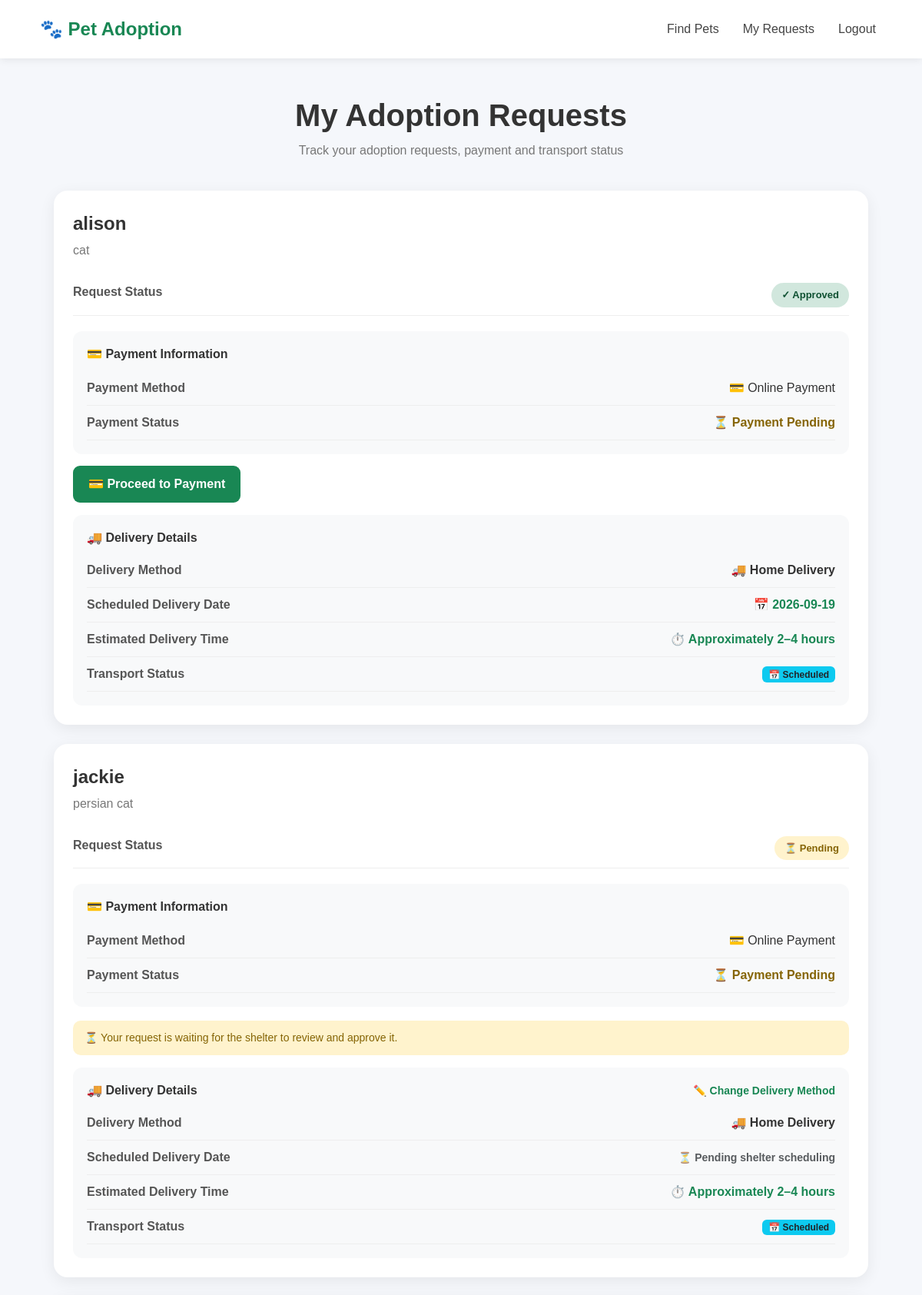
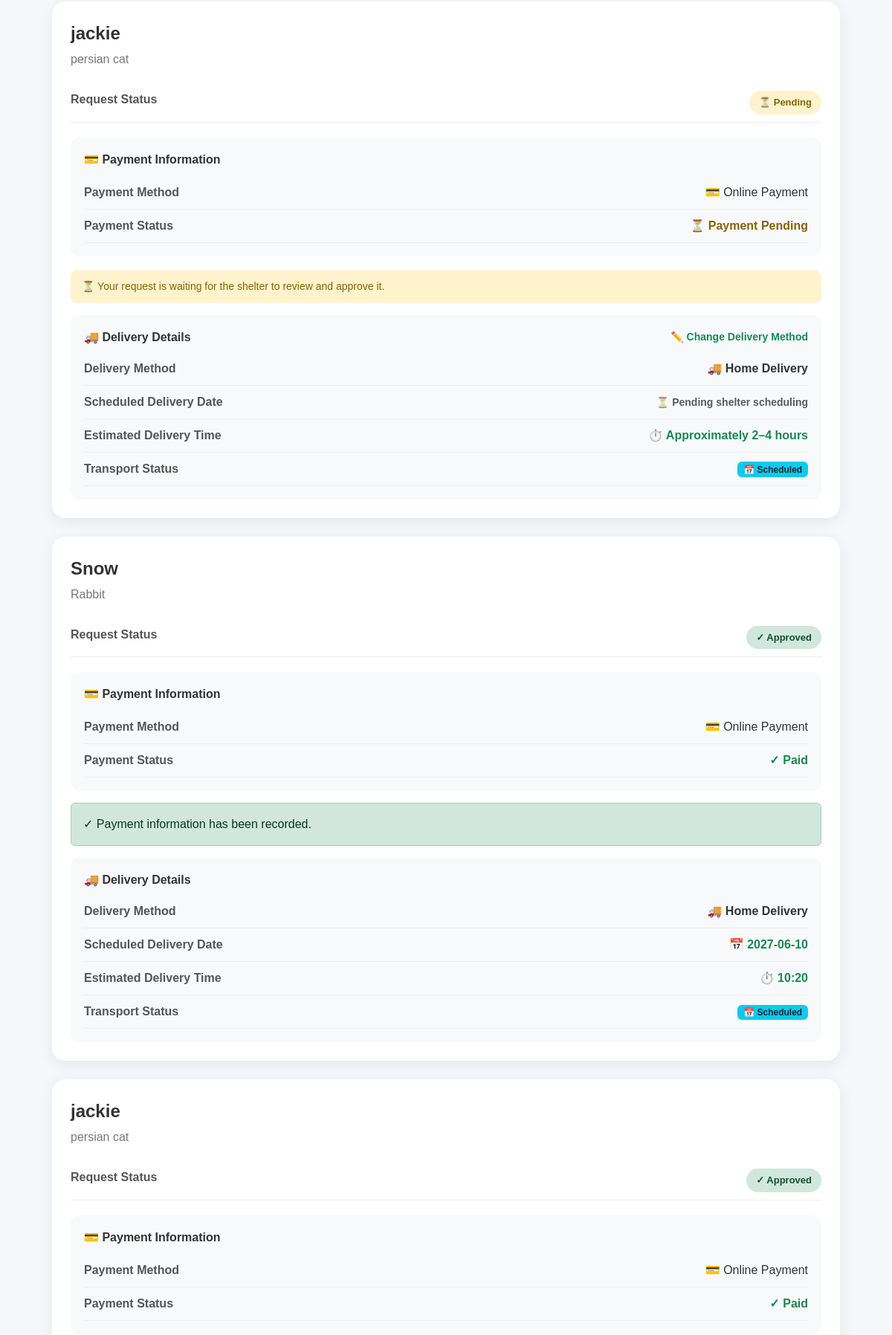
Page /my-requests (signed in, upper part) on the committed database (2 pictures, top to bottom).
### tables this page shows
CREATE TABLE adoptions(
        id INTEGER PRIMARY KEY AUTOINCREMENT,
        pet_id INTEGER,
        adopter_name TEXT,
        phone TEXT,
        address TEXT,
        payment_status TEXT,
        transport_method TEXT,
        request_status TEXT
    , payment_method TEXT DEFAULT 'Online', payment_amount REAL DEFAULT 0, refund_status TEXT DEFAULT 'Not Applicable', transport_date TEXT, transport_time TEXT, transport_status TEXT DEFAULT 'Not Scheduled', adopter_id INTEGER);

CREATE TABLE pets(
        id INTEGER PRIMARY KEY AUTOINCREMENT,
        name TEXT,
        breed TEXT,
        age TEXT,
        gender TEXT,
        vaccinated TEXT,
        description TEXT,
        image TEXT
    , status TEXT DEFAULT 'Available', shelter_id INTEGER);

### app.py (the view)
@app.route('/my-requests')
def my_requests():
    if 'user' not in session:
        return redirect(url_for('login'))
    if session.get('role') != "Adopter":
        if session.get('role') == "Shelter":
            return redirect(url_for('shelter_dashboard'))
        if session.get('role') == "Admin":
            return redirect(url_for('admin'))
        return redirect(url_for('pets'))
    adopter_name = session['user']
    conn = sqlite3.connect("database.db")
    cursor = conn.cursor()
    cursor.execute("""
        SELECT
            adoptions.id,
            pets.id,
            pets.name,
            pets.breed,
            adoptions.request_status,
            adoptions.transport_method,
            adoptions.adopter_name,
            adoptions.payment_method,
            adoptions.payment_status,
            adoptions.refund_status,
            adoptions.transport_date,
            adoptions.transport_time,
            adoptions.transport_status
        FROM adoptions
        JOIN pets ON adoptions.pet_id = pets.id
        WHERE adoptions.adopter_name = ?
        ORDER BY adoptions.id DESC
    """, (adopter_name,))
    requests = cursor.fetchall()
    conn.close()
    return render_template("my_requests.html", requests=requests)

### templates/my_requests.html (shortened to what this page needs)
<!DOCTYPE html>
<html lang="en">
<head>
    <link
        href="https://cdn.jsdelivr.net/npm/bootstrap@5.3.3/dist/css/bootstrap.min.css"
        rel="stylesheet"
    >
</head>
<body>
<nav class="navbar navbar-expand-lg">
    <div class="container-fluid">
        <a
            class="navbar-brand"
            href="{{ url_for('pets') }}"
        >
            🐾 Pet Adoption
        </a>
        <div
            class="collapse navbar-collapse"
            id="navbarMenu"
        >
            <ul class="navbar-nav ms-auto">
                <li class="nav-item">
                    <a
                        class="nav-link"
                        href="{{ url_for('pets') }}"
                    >
                        Find Pets
                    </a>
                </li>
                <li class="nav-item">
                    <a
                        class="nav-link"
                        href="{{ url_for('my_requests') }}"
                    >
                        My Requests
                    </a>
                </li>
                <li class="nav-item">
                    <a
                        class="nav-link"
                        href="{{ url_for('logout') }}"
                    >
                        Logout
                    </a>
                </li>
            </ul>
        </div>
    </div>
</nav>
<div class="page-container">
    <h1 class="page-title">
        My Adoption Requests
    </h1>
    <p class="page-subtitle">
        Track your adoption requests, payment and transport status
    </p>
    {% if requests %}
        {% for request in requests %}
        <div class="request-card">
            <div class="pet-name">
                {{ request[2] }}
            </div>
            <div class="breed">
                {{ request[3] }}
            </div>
            <div class="info-row">
                <span class="info-label">
                    Request Status
                </span>
                <span class="info-value">
                    {% if request[4] == "Pending" %}
                        <span class="status-badge status-pending">
                            ⏳ Pending
                        </span>
                    {% elif request[4] == "Approved" %}
                        <span class="status-badge status-approved">
                            ✓ Approved
                        </span>
                    {% elif request[4] == "Rejected" %}
                        <span class="status-badge status-rejected">
                            ✕ Rejected
                        </span>
                    {% else %}
                        <span class="status-badge status-pending">
                            {{ request[4] or "Pending" }}
                        </span>
                    {% endif %}
                </span>
            </div>
            {% if request[7] or request[8] %}
            <div class="payment-box">
                <div class="payment-title">
                    💳 Payment Information
                </div>
                {% if request[7] %}
                <div class="info-row">
                    <span class="info-label">
                        Payment Method
                    </span>
                    <span class="info-value">
                        {% if request[7] == "COD" %}
                            💵 Cash on Delivery
                        {% else %}
                            💳 Online Payment
                        {% endif %}
                    </span>
                </div>
                {% endif %}
                {% if request[8] %}
                <div class="info-row">
                    <span class="info-label">
                        Payment Status
                    </span>
                    <span class="info-value">
                        {% if request[8] == "Paid" %}
                            <span class="payment-paid">
                                ✓ Paid
                            </span>
                        {% elif request[8] == "COD" %}
                            <span class="payment-cod">
                                💵 Pay on Delivery
                            </span>
                        {% elif request[8] == "Pending" %}
                            <span class="payment-pending">
                                ⏳ Payment Pending
                            </span>
                        {% else %}
                            {{ request[8] }}
                        {% endif %}
                    </span>
                </div>
                {% endif %}
            </div>
            {% endif %}
            {% if request[4] == "Approved" %}
                {% if request[8] != "Paid" and request[8] != "COD" %}
                    <a
                        href="{{ url_for('payment', pet_id=request[1]) }}"
                        class="payment-btn"
                    >
                        💳 Proceed to Payment
                    </a>
                {% else %}
                    <div class="alert alert-success mt-3 mb-0">
                        ✓ Payment information has been recorded.
                    </div>
                {% endif %}
            {% elif request[4] == "Pending" %}
                <div class="waiting-message">
                    ⏳ Your request is waiting for the
                    shelter to review and approve it.
                </div>
            {% elif request[4] == "Rejected" %}
                <div class="rejected-message">
                    ❌ This adoption request was rejected by
                    the shelter.
                </div>
            {% endif %}
            <div class="payment-box mt-3">
                <div class="d-flex justify-content-between align-items-center mb-2">
                    <div class="payment-title mb-0">
                        🚚 Delivery Details
                    </div>
                    {% if request[4] == "Pending" %}
                        <a href="{{ url_for('transport', pet_id=request[1]) }}" class="small text-success text-decoration-none fw-semibold">
                            ✏️ Change Delivery Method
                        </a>
                    {% endif %}
                </div>
                <div class="info-row">
                    <span class="info-label">Delivery Method</span>
                    <span class="info-value">
                        {% if request[5] == "Shelter Pickup" %}
                            <strong>🏠 Shelter Pickup</strong>
                        {% else %}
                            <strong>🚚 Home Delivery</strong>
                        {% endif %}
                    </span>
                </div>
                                <div class="info-row">
                    <span class="info-label">Scheduled Delivery Date</span>
                    <span class="info-value text-success fw-bold">
                        {% if request[10] %}
                            📅 {{ request[10] }}
                        {% else %}
                            <span class="text-muted small">⏳ Pending shelter scheduling</span>
                        {% endif %}
                    </span>
                </div>
                <div class="info-row">
                    <span class="info-label">Estimated Delivery Time</span>
                    <span class="info-value text-success fw-bold">
                        ⏱️ {{ request[11] or ('Approximately 30–60 minutes' if request[5] == 'Shelter Pickup' else 'Approximately 2–4 hours') }}
                    </span>
                </div>
                <div class="info-row">
                    <span class="info-label">Transport Status</span>
                    <span class="info-value">
                        {% if request[12] == "Delivered" %}
                            <span class="badge bg-success">✓ Delivered</span>
                        {% elif request[12] == "In Transit" %}
                            <span class="badge bg-primary">🚚 In Transit</span>
                        {% elif request[12] == "Pickup" %}
                            <span class="badge bg-warning text-dark">📦 Picked Up</span>
                        {% else %}
                            <span class="badge bg-info text-dark">📅 Scheduled</span>
                        {% endif %}
                    </span>
                </div>
            </div>
        </div>
        {% endfor %}
    {% endif %}
</div>
</body>
</html>

### templates/my_requests.html (style rules this page uses)
body { margin: 0; font-family: Arial, sans-serif; background: #f5f7fb; color: #333; }
.navbar { background: white; padding: 15px 40px; box-shadow: 0 2px 10px rgba(0, 0, 0, 0.08); }
.navbar-brand { font-size: 24px; font-weight: bold; color: #198754 !important; }
.nav-link { color: #444 !important; font-weight: 500; margin-left: 15px; }
.page-container { max-width: 1100px; margin: 50px auto; padding: 0 20px; }
.page-title { text-align: center; margin-bottom: 10px; font-weight: 700; }
.page-subtitle { text-align: center; color: #777; margin-bottom: 40px; }
.request-card { background: white; border-radius: 18px; padding: 25px; margin-bottom: 25px; box-shadow: 0 5px 20px rgba(0, 0, 0, 0.07); transition: 0.2s; }
.pet-name { font-size: 24px; font-weight: 700; margin-bottom: 5px; }
.breed { color: #777; margin-bottom: 20px; }
.info-row { display: flex; justify-content: space-between; padding: 10px 0; border-bottom: 1px solid #eeeeee; }
.info-label { font-weight: 600; color: #555; }
.info-value { color: #333; text-align: right; }
.status-badge { display: inline-block; padding: 6px 13px; border-radius: 20px; font-size: 13px; font-weight: 600; }
.status-pending { background: #fff3cd; color: #856404; }
.status-approved { background: #d1e7dd; color: #0f5132; }
.payment-box { margin-top: 20px; padding: 18px; border-radius: 12px; background: #f8f9fa; }
.payment-title { font-weight: 700; margin-bottom: 10px; }
.payment-paid { color: #198754; font-weight: 600; }
.payment-pending { color: #856404; font-weight: 600; }
.payment-btn { display: inline-block; margin-top: 15px; padding: 12px 20px; background: #198754; color: white; text-decoration: none; border-radius: 9px; font-weight: 600; transition: 0.2s; }
.waiting-message { margin-top: 18px; padding: 12px 15px; border-radius: 10px; background: #fff3cd; color: #856404; font-size: 14px; }

### rows in the picture
adoptions: name "alison", breed "cat", request_status "✓ Approved", payment_method "💳 Payment Information", transport_method "🚚 Home Delivery", transport_date "2026-09-19", transport_time "Approximately 2–4 hours", transport_status "📅 Scheduled"
adoptions: name "jackie", breed "persian cat", request_status "⏳ Pending", payment_method "💳 Payment Information", shows "⏳ Your request is waiting for the shelter to review and approve it.", shows "🚚 Home Delivery", shows "⏳ Pending shelter scheduling", transport_method "Approximately 2–4 hours", transport_status "📅 Scheduled"
adoptions: name "jackie", breed "persian cat", request_status "⏳ Pending", payment_method "💳 Payment Information", shows "⏳ Your request is waiting for the shelter to review and approve it.", shows "🚚 Home Delivery", shows "⏳ Pending shelter scheduling", transport_method "Approximately 2–4 hours", transport_status "📅 Scheduled"
adoptions: name "Snow", breed "Rabbit", request_status "✓ Approved", payment_method "💳 Payment Information", transport_method "🚚 Home Delivery", transport_date "2027-06-10", transport_time "10:20", transport_status "📅 Scheduled"
adoptions: name "jackie", breed "persian cat", request_status "✓ Approved", payment_method "💳 Payment Information"
